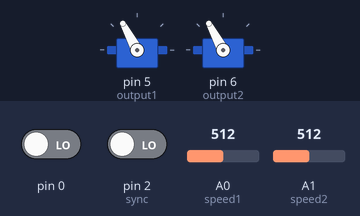
A sketch run on a simulated Arduino Uno, built with avr-gcc and run on an emulated ATmega328P. Shown: 2 × servo. The inputs (shaded band) are chosen by the test bench; at power-on: A0 (speed1) = 512, A1 (speed2) = 512, pin 0 LOW, pin 2 (sync) LOW.

Above: at 1.2 s.
1.3 s: A0 (speed1) set to 716
At 2.5 s:
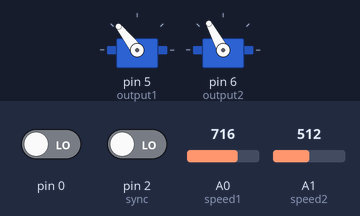
2.8 s: A1 (speed2) set to 716
At 3.4 s:
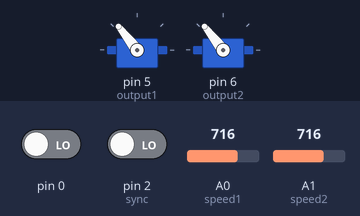
4.3 s: pin 0 driven HIGH
At 5.0 s:
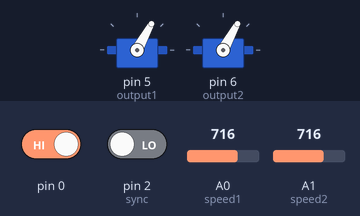
5.8 s: A0 (speed1) set to 900
At 7.0 s:
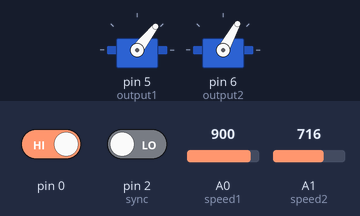
7.3 s: pin 2 (sync) driven HIGH
At 8.1 s:
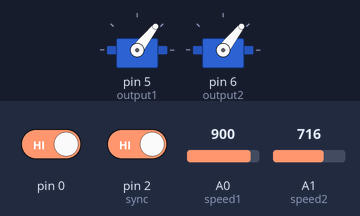
8.8 s: A0 (speed1) set to 306
At 9.7 s:
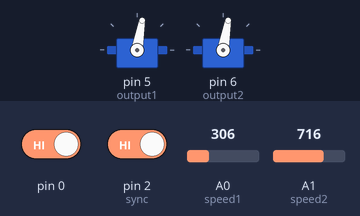
Timing chart, 0 to 11.3 s (numbered marks = the images above; inputs shaded):
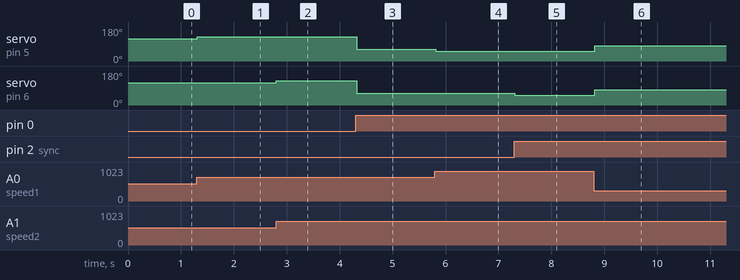

The sketch:

controlbox.ino
```cpp
/*
 * controlbox.ino: Runs code on the motor control box
 *
 * This code has the arduino control two TalonSR motor controllers.
 * The control board is set up with three SPDT switches and two
 * potentiometers. One switch controls the "sync" setting, which
 * while turned on has both motor controllers running at the same
 * speeds. The other switches are set up to control the direction
 * and the potentiometers control the speeds.
 *
 * Hardware Needed:
 *  Electronics:
 *    3 SPDT switches
 *    2 10k Ohm Potentiometers
 *    2 Talon SR Motor Controllers
 *    1 Arduino (any kind)
 *  See the CAD folder in the Github repo for parts to 3d print
 *
 * To use this code:
 *  Follow the wiring shown in the "Pin Maps" section down below
 *  Upload this code to the board
 *
 * Author:
 *  Wesley Soo-Hoo, Team Captain of FRC Team 687 (CAMS Robotics)
 *
 */


#include <Servo.h>

// Pin Maps
const int sync = 2;
const int direction1 = 3;
const int direction2 = 4;

const int speed1 = A0;
const int speed2 = A1;

const int output1 = 5; // Must be a PWM Output
const int output2 = 6; // Must be a PWM Output

// Servos
Servo motor1;
Servo motor2;

// Constants
const int idle = 1500;
const int forward = 2000;
const int reverse = 1000;

const int maxInput = 1023;
const int minInput = -1023;

void setup() {
  // Set pin modes
  pinMode(sync, INPUT);
  pinMode(direction1, INPUT);
  pinMode(direction2, INPUT);

  // Connect Talons ("Servos")
  motor1.attach(output1);
  motor2.attach(output2);
}

void loop() {
  int power1 = 0;
  int power2 = 0;

  // Get power for motor 1
  power1 = analogRead(speed1);
  if(digitalRead(direction1 == LOW)) {
    // Make power negative if the direction switch is off (down)
    power1 *= -1;
  }

  // Get power for motor 2
  power2 = analogRead(speed2);
  if(digitalRead(direction2 == LOW)) {
    // Make power negative if the direction switch is off (down)
    power2 *= -1;
  }

  // Check the Sync status
  if(digitalRead(sync) == HIGH) {
    // If sync is on, run both motors based on input 1
    power2 = power1;
  }

  // Map the values to the servo outputs
  power1 = map(power1, minInput, reverse, maxInput, forward);
  power2 = map(power2, minInput, reverse, maxInput, forward);

  // Output the values to the Talons
  motor1.writeMicroseconds(power1);
  motor2.writeMicroseconds(power2);

  // Add a delay so we dont blow up
  delay(20); // 50 Hz
}
```

Measured:
- after the input at 1.3 s, servo on pin 5 (output1): 118° → 128° at once
- after the input at 2.8 s, servo on pin 6 (output2): 118° → 128° at once
- after the input at 4.3 s, servo on pin 5 (output1), servo on pin 6 (output2): 128° → 61° at once
- after the input at 5.8 s, servo on pin 5 (output1): 61° → 52° at once
- after the input at 7.3 s, servo on pin 6 (output2): 61° → 52° at once
- after the input at 8.8 s, servo on pin 5 (output1), servo on pin 6 (output2): 52° → 80° at once
